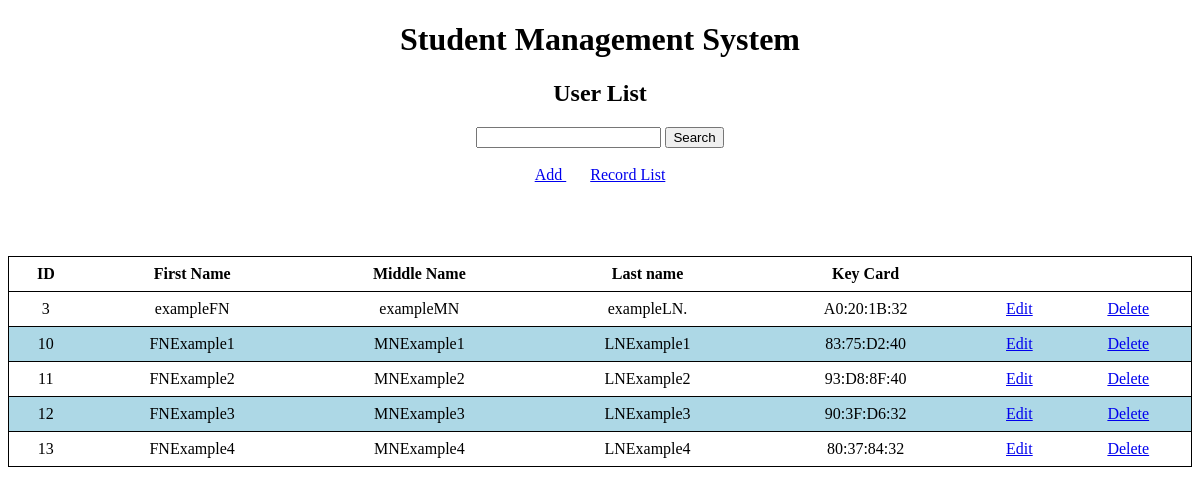
Screenshot of /Web/school_management/userlist.php with the database file from the repository.
### tables this page shows
CREATE TABLE `student_users` (
  `id` int(11) NOT NULL,
  `firstName` varchar(255) NOT NULL,
  `middleName` varchar(255) NOT NULL,
  `lastName` varchar(255) NOT NULL,
  `keyCard` varchar(11) NOT NULL
);

### Web/school_management/userlist.php (the view, shortened to what this page needs)
<?php
    $con = connection();
    $sql = "SELECT * FROM student_users";
    $students = $con->query($sql) or die ($con->error);
    $row = $students->fetch_assoc();
?>
<!DOCTYPE html>
<html lang="en">
    <head>
        <link rel = "stylesheet" href = "css/style.css">
    </head>
    <body>
        <center>
            <h1>
                Student Management System
            </h1>
            <h2>
                User List
            </h2>
                <form action = "resultuserlist.php" method = "get">
                    <input type = "text" name = "searchuserlist" id = "searchuserlist">
                    <button type = "submit">
                        Search
                    </button>
                </form>
            <br>
            <a href="add.php">
                Add
            </a>
            <a href="index.php">
                Record List
            </a>
            <br>
            <br>
            <br>
            <br>
            <br>
            <thead>
                <table>
                    <tr>
                        <th>
                            ID
                        </th>
                        <th>
                            First Name
                        </th>
                        <th>
                            Middle Name
                        </th>
                        <th>
                            Last name
                        </th>
                        <th>
                            Key Card
                        </th>
                        <th>
                        </th>
                        <th>
                        </th>
                    </tr>
                <tbody>
                    <?php do{?>
                        <tr>
                            <td>
                                <?php echo $row['id'];?>
                            </td>
                            <td>
                                <?php echo $row['firstName'];?>
                            </td>
                            <td>
                                <?php echo $row['middleName'];?>
                            </td>
                            <td>
                                <?php echo $row['lastName'];?>
                            </td>
                            <td>
                                <?php echo $row['keyCard'];?>
                            </td>
                            <td>
                                <a href="edit.php?ID=<?php echo $row['id'];?>">
                                    Edit
                                </a>
                            </td>
                            <td>
                                <a href="delete.php?ID=<?php echo $row['id'];?>">
                                    Delete
                                </a>
                            </td>
                        </tr>
                    <?php }while($row = $students->fetch_assoc()); ?>
                </tbody>
                </table>
            </thead>
        </center>
    </body>
</html>

### Web/school_management/css/style.css (style rules this page uses)
table { border: 1px solid black; border-collapse:collapse; width: 100%; }
th,td { text-align: center; padding: 8px; border-bottom: 1px solid black; }
tr:nth-child(even) { background-color: lightblue; }

### rows the page displays
student_users: id "3", firstName "exampleFN", middleName "exampleMN", lastName "exampleLN.", keyCard "A0:20:1B:32"
student_users: id "10", firstName "FNExample1", middleName "MNExample1", lastName "LNExample1", keyCard "83:75:D2:40"
student_users: id "11", firstName "FNExample2", middleName "MNExample2", lastName "LNExample2", keyCard "93:D8:8F:40"
student_users: id "12", firstName "FNExample3", middleName "MNExample3", lastName "LNExample3", keyCard "90:3F:D6:32"
student_users: id "13", firstName "FNExample4", middleName "MNExample4", lastName "LNExample4", keyCard "80:37:84:32"
